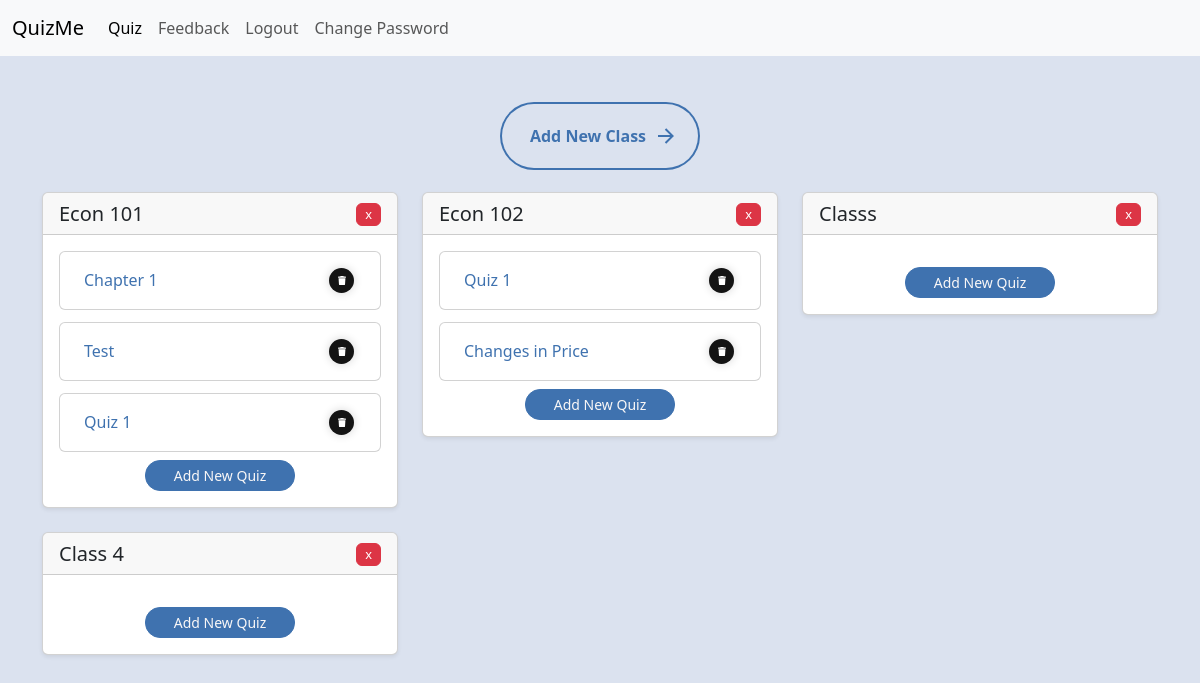
The app's page /quiz-selector (signed in), older data.
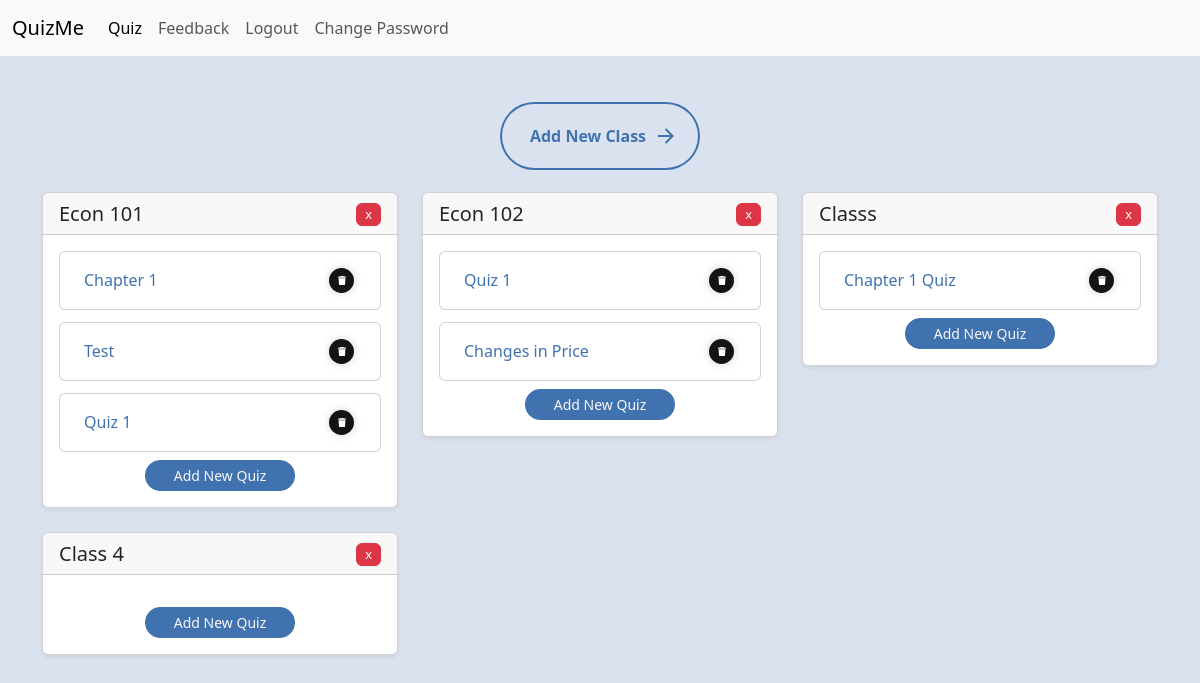
The same page, newer data.
### main.py (models this page shows)
class ClassList(db.Model):
    __tablename__ = "class_list"
    id: Mapped[int] = mapped_column(Integer, primary_key=True)
    user_id: Mapped[int] = mapped_column(Integer, db.ForeignKey("users.id"))
    class_name: Mapped[str] = mapped_column(String(250), unique=False, nullable=False)

class Quiz(db.Model):
    __tablename__ = "quizzes"
    id: Mapped[int] = mapped_column(Integer, primary_key=True)
    user_id: Mapped[int] = mapped_column(Integer, db.ForeignKey("users.id"))
    quiz_json: Mapped[str] = mapped_column(JSON())
    title: Mapped[str] = mapped_column(String())
    class_name: Mapped[str] = mapped_column(String(250), unique=False, nullable=False)
    total_questions: Mapped[int] = mapped_column(Integer)
    best_score: Mapped[int] = mapped_column(Integer)

### main.py (the view)
@app.route('/quiz-selector', methods=["GET", "POST"])
def quiz_selector():
    form = NoteInput()
    class_list = ClassList.query.filter_by(user_id=current_user.id).all()
    quizzes = Quiz.query.filter_by(user_id=current_user.id).all()
    return render_template("quiz_selector.html", form=form, class_list=class_list, quizzes=quizzes)

### main.py (called while the page is built)
@login_manager.user_loader
def load_user(user_id):
    return db.get_or_404(User, user_id)

### templates/quiz_selector.html (shortened to what this page needs)
{% include "header.html" %}
{% block content %}
<div class="container mt-5">
    <div class="text-center mb-4">
        <button type="button" class="create_class_button" data-bs-toggle="modal" data-bs-target="#addClassModal">
              <span class="text">Add New Class</span>
              <svg viewBox="0 0 24 24" class="arr-1" xmlns="http://www.w3.org/2000/svg">
                <path
                  d="M16.1716 10.9999L10.8076 5.63589L12.2218 4.22168L20 11.9999L12.2218 19.778L10.8076 18.3638L16.1716 12.9999H4V10.9999H16.1716Z"
                ></path>
              </svg>
        </button>
    </div>
    {% if class_list %}
        <div class="row">
            {% for class in class_list %}
            <div class="col-md-4 mb-4">
                <div class="card shadow-sm">
                    <div class="card-header d-flex justify-content-between align-items-center">
                        <h5 class="card-title mb-0">{{ class.class_name }}</h5>
                        <div class="d-flex gap-2">
                            <form action="{{ url_for('delete_class', class_name=class.class_name) }}" method="POST" onsubmit="return confirm('Are you sure you want to delete this class?');" class="m-0">
                                <button type="submit" class="delete_class_button btn btn-danger" data-bs-toggle="tooltip" data-bs-placement="top" title="Delete Class">
                                    x
                                </button>
                            </form>
                        </div>
                    </div>
                    <div class="card-body">
                        {% set class_quizzes = quizzes|selectattr('class_name', 'equalto', class.class_name)|list %}
                        {% if class_quizzes %}
                            <div class="row g-2">
                                {% for quiz in class_quizzes %}
                                <div class="col-12 mb-1">
                                    <div class="card">
                                        <div class="card-body">
                                            <div class="d-flex justify-content-between align-items-center">
                                                <h6 class="card-title mb-0">
                                                    <a href="{{ url_for('quiz', quiz_id=quiz.id) }}" class="text-decoration-none">
                                                        {{ quiz.title }}
                                                    </a>
                                                </h6>
                                                <form action="{{ url_for('delete_quiz', quiz_id=quiz.id) }}" method="POST" onsubmit="return confirm('Are you sure you want to delete this quiz?');">
                                                    <button type="submit" class="delete_quiz_button" aria-label="Delete quiz">
                                                        <svg viewBox="0 0 448 512" class="svgIcon">
                                                            <path d="M135.2 17.7L128 32H32C14.3 32 0 46.3 0 64S14.3 96 32 96H416c17.7 0 32-14.3 32-32s-14.3-32-32-32H320l-7.2-14.3C307.4 6.8 296.3 0 284.2 0H163.8c-12.1 0-23.2 6.8-28.6 17.7zM416 128H32L53.2 467c1.6 25.3 22.6 45 47.9 45H346.9c25.3 0 46.3-19.7 47.9-45L416 128z" />
                                                        </svg>
                                                    </button>
                                                </form>
                                            </div>
                                        </div>
                                    </div>
                                </div>
                                {% endfor %}
                            </div>
                            <div class="text-center mt-1">
                                <button type="button" class="add_quiz_button btn btn-sm btn-primary" data-bs-toggle="modal" data-bs-target="#createQuizModal" data-class-name="{{ class.class_name }}">
                                    Add New Quiz
                                </button>
                            </div>
                        {% else %}
                        <div class="text-center mt-3">
                            <button type="button" class="add_quiz_button btn btn-sm btn-primary" data-bs-toggle="modal" data-bs-target="#createQuizModal" data-class-name="{{ class.class_name }}">
                                Add New Quiz
                            </button>
                        </div>
                        {% endif %}
                    </div>
                </div>
            </div>
            {% endfor %}
        </div>
    {% else %}
        <div class="text-center mt-4">
            <h3 class="mb-4">No Classes Added Yet</h3>
            <p>Click the button above to add your first class!</p>
        </div>
    {% endif %}
</div>
{% endblock %}

### templates/header.html (shortened to what this page needs)
<!doctype html>
<html lang="en" data-bs-theme="auto">
  <head><script src="../assets/js/color-modes.js"></script>
    <link rel="stylesheet" href="https://cdn.jsdelivr.net/npm/@docsearch/css@3">
    <link href="static/css/bootstrap.min.css" rel="stylesheet">
    <link href="https://cdn.jsdelivr.net/npm/bootstrap@5.3.3/dist/css/bootstrap.min.css" rel="stylesheet">
    <link rel="stylesheet" href="static/css/style.css"/>
<nav class="navbar navbar-expand-lg bg-body-tertiary">
  <div class="container-fluid">
    <a class="navbar-brand">QuizMe</a>
    <div class="collapse navbar-collapse" id="navbarNav">
      <ul class="navbar-nav">
        <li class="nav-item">
          <a class="nav-link active" aria-current="page" href="{{url_for('quiz_selector') }}">Quiz</a>
        </li>
        <li class="nav-item">
          <a class="nav-link" href="{{url_for('feedback') }}">Feedback</a>
        </li>
        {% if current_user.is_authenticated: %}
        <li class="nav-item">
          <a class="nav-link" href="{{url_for('logout') }}">Logout</a>
        </li>
        <li class="nav-item">
          <a class="nav-link" href="{{url_for('change_password') }}">Change Password</a>
        </li>
        {%endif%}
      </ul>
    </div>
  </div>
</nav>

### static/css/style.css (style rules this page uses)
:root { --primary-color: #F9F7F7; --secondary-color: #DBE2EF; --tertiary-color: #3F72AF; --quaternary-color: #112D4E; }

Row changes from the older to the newer data that the page shows:
added Quiz: title "Chapter 1 Quiz", shown under ClassList "Classs"
